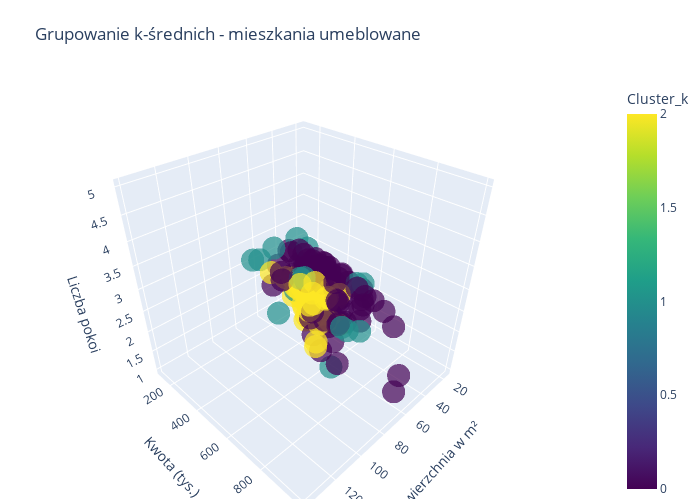

Notebook code cell kept with this figure:
### Markdown cell above
#### Wizualizacja grupowania mieszkań umeblowanych metodą k-średnich

### Code cell
fig = px.scatter_3d(df3,
                   x='Powierzchnia w m²',
                   y='Kwota (tys.)',
                   z='Liczba pokoi',
                   color='Cluster_k',  
                   size_max=2,
                   opacity=0.7,
                   color_continuous_scale='viridis',
                                      color_continuous_midpoint=1,  
                   labels={'Powierzchnia w m²': 'Powierzchnia w m²', 'Kwota (tys.)': 'Kwota (tys.)', 'Cluster_k': 'Cluster_k'},
                   title='Grupowanie k-średnich - mieszkania umeblowane'
                   )
fig.update_layout(scene=dict(
                    xaxis_title='Powierzchnia w m²',
                    yaxis_title='Kwota (tys.)',
                    zaxis_title='Liczba pokoi',
                    ),
                  width=700,  
                  height=500,
                margin=dict(l=2, r=2, b=0.5, t=80)  
)

fig.show()

### Figure 1 — Plotly figure (JSON) as saved in the notebook; plotly's stock layout.template omitted (floating-point values rounded to 4 significant figures; data arrays with more than 128 entries replaced by an {"elided": "..."} marker saying what was removed)
{"data": [{"hovertemplate": "Powierzchnia w m²=%{x}<br>Kwota (tys.)=%{y}<br>Liczba pokoi=%{z}<br>Cluster_k=%{marker.color}<extra></extra>", "legendgroup": "", "marker": {"color": {"elided": "170 int values"}, "coloraxis": "coloraxis", "opacity": 0.7, "symbol": "circle"}, "mode": "markers", "name": "", "scene": "scene", "showlegend": false, "type": "scatter3d", "x": {"elided": "170 float values"}, "y": {"elided": "170 float values"}, "z": {"elided": "170 int values"}}], "layout": {"coloraxis": {"cmid": 1, "colorbar": {"title": {"text": "Cluster_k"}}, "colorscale": [[0, "#440154"], [0.1111, "#482878"], [0.2222, "#3e4989"], [0.3333, "#31688e"], [0.4444, "#26828e"], [0.5556, "#1f9e89"], [0.6667, "#35b779"], [0.7778, "#6ece58"], [0.8889, "#b5de2b"], [1, "#fde725"]]}, "height": 500, "legend": {"tracegroupgap": 0}, "margin": {"b": 0.5, "l": 2, "r": 2, "t": 80}, "scene": {"domain": {"x": [0, 1], "y": [0, 1]}, "xaxis": {"title": {"text": "Powierzchnia w m²"}}, "yaxis": {"title": {"text": "Kwota (tys.)"}}, "zaxis": {"title": {"text": "Liczba pokoi"}}}, "title": {"text": "Grupowanie k-średnich - mieszkania umeblowane"}, "width": 700}}
